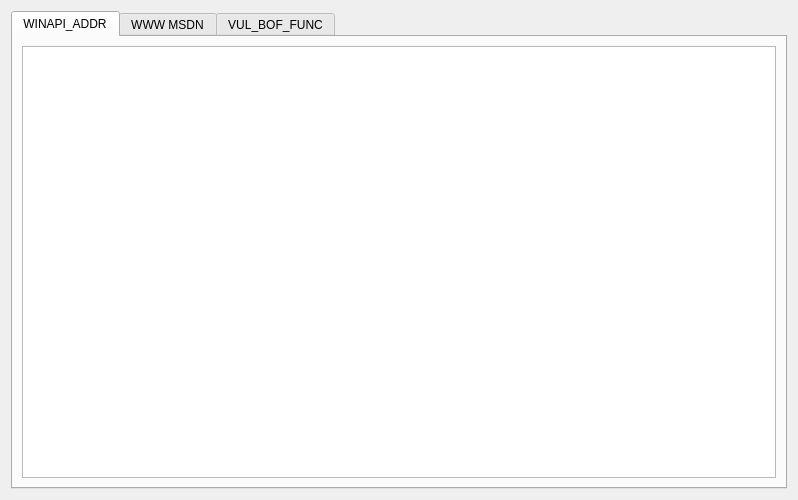
<?xml version="1.0" encoding="UTF-8"?>
<ui version="4.0">
 <class>Form</class>
 <widget class="QWidget" name="Form">
  <property name="geometry">
   <rect>
    <x>0</x>
    <y>0</y>
    <width>798</width>
    <height>500</height>
   </rect>
  </property>
  <property name="windowTitle">
   <string>Form</string>
  </property>
  <layout class="QGridLayout" name="gridLayout">
   <item row="0" column="0">
    <widget class="QTabWidget" name="qtabw">
     <property name="currentIndex">
      <number>0</number>
     </property>
     <widget class="QWidget" name="win_api_addr">
      <attribute name="title">
       <string>WINAPI_ADDR</string>
      </attribute>
      <layout class="QGridLayout" name="gridLayout_2">
       <item row="0" column="0">
        <widget class="QTreeView" name="treeView"/>
       </item>
      </layout>
     </widget>
     <widget class="QWidget" name="web">
      <attribute name="title">
       <string>WWW MSDN</string>
      </attribute>
      <layout class="QGridLayout" name="gridLayout_4">
       <item row="0" column="0">
        <widget class="QWidget" name="widget" native="true"/>
       </item>
      </layout>
     </widget>
     <widget class="QWidget" name="vul_bof_func">
      <attribute name="title">
       <string>VUL_BOF_FUNC</string>
      </attribute>
      <layout class="QGridLayout" name="gridLayout_3"/>
     </widget>
    </widget>
   </item>
  </layout>
 </widget>
 <resources/>
 <connections/>
</ui>
